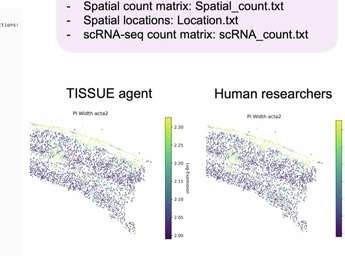
#> input picture paper_assets/panelC_highres_crop.jpg, 345 x 256 px, shrunk from 1000 x 742 before the run, found by its file name
$ python make_reproduction_comparison_figure.py
#> lines starting #> are read from the running program, lines starting #| are printed output that depends on the picture
import matplotlib.pyplot as plt
import matplotlib.image as mpimg
from PIL import Image

def main():
    # Load images:
    # 1. Nature Ext Data Fig 1C crop
    fig1c = mpimg.imread("paper_assets/panelC_highres_crop.jpg")
#> fig1c is the input picture: shape (256, 345, 3); mean R, G, B 236.2, 235.5, 237.5
    # 2. Galaxy Tutorial PI width
    gal_tut = mpimg.imread("local_reference/galaxy_smoke_pi_width.png")
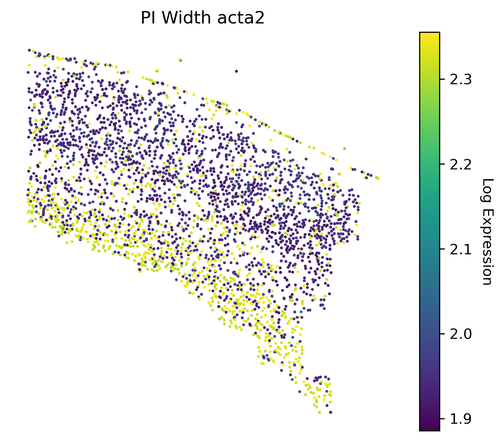
#> input picture local_reference/galaxy_smoke_pi_width.png, 504 x 441 px, shrunk from 1461 x 1278 before the run, found by its file name
#> gal_tut is the input picture: shape (441, 504, 4) float32; mean R, G, B, A 0.921, 0.924, 0.918, 1
    # 3. Galaxy Full Dataset 15 PI width
    gal_full = mpimg.imread("local_reference/full_dataset15_galaxy_pi_width.png")
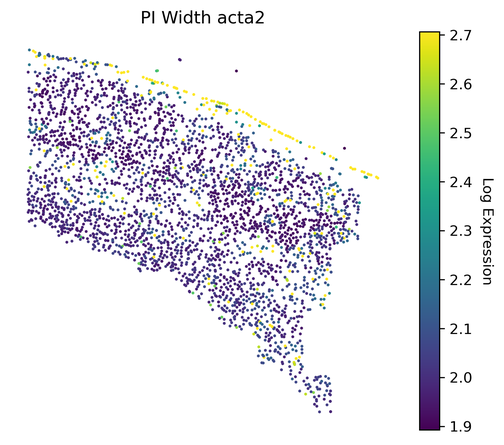
#> input picture local_reference/full_dataset15_galaxy_pi_width.png, 504 x 445 px, shrunk from 1461 x 1291 before the run, found by its file name
#> gal_full is the input picture: shape (445, 504, 4) float32; mean R, G, B, A 0.909, 0.911, 0.925, 1
    # 4. Galaxy Full Dataset 15 Pred vs Actual
    gal_pred = mpimg.imread("local_reference/full_dataset15_galaxy_prediction_vs_actual.png")
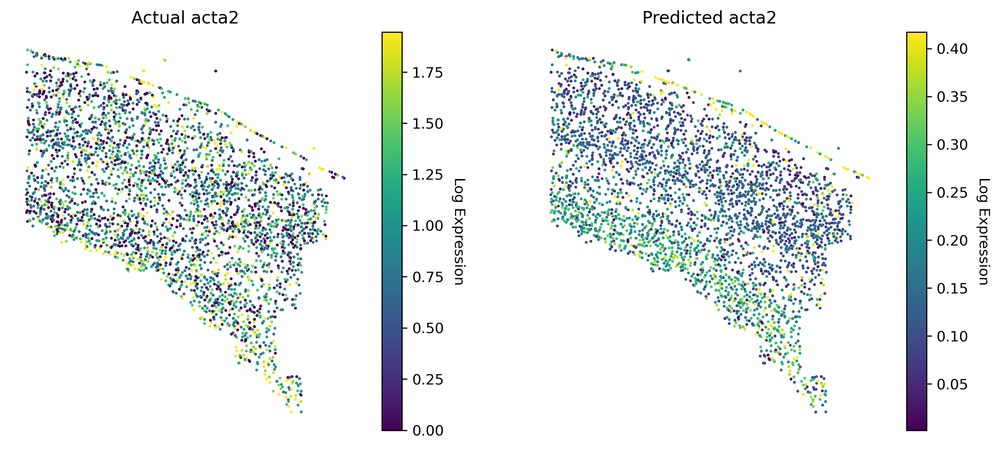
#> input picture local_reference/full_dataset15_galaxy_prediction_vs_actual.png, 1000 x 449 px, shrunk from 2901 x 1302 before the run, found by its file name
#> gal_pred is the input picture: shape (449, 1000, 4) float32; mean R, G, B, A 0.907, 0.929, 0.924, 1

    fig = plt.figure(figsize=(16, 12))

    # Grid: top row Nature published vs Galaxy reproduction (tutorial input)
    ax1 = plt.subplot(2, 2, 1)
    ax1.imshow(fig1c)
    ax1.set_title("A. Published Extended Data Figure 1C (Nature 2026)", fontsize=13, fontweight="bold")
    ax1.axis("off")

    ax2 = plt.subplot(2, 2, 2)
    ax2.imshow(gal_tut)
    ax2.set_title("B. Galaxy UDT Reproduction (Tutorial Dataset 15 Input)", fontsize=13, fontweight="bold")
    ax2.axis("off")

    ax3 = plt.subplot(2, 2, 3)
    ax3.imshow(gal_full)
    ax3.set_title("C. Galaxy UDT Reproduction (Full 30k-Gene Dataset 15 Input)", fontsize=13, fontweight="bold")
    ax3.axis("off")

    ax4 = plt.subplot(2, 2, 4)
    ax4.imshow(gal_pred)
    ax4.set_title("D. Galaxy UDT Actual vs Predicted Acta2 (Full Dataset 15)", fontsize=13, fontweight="bold")
    ax4.axis("off")

    plt.tight_layout()
    plt.savefig("report/reproduction_comparison_panel.png", dpi=300, bbox_inches="tight")
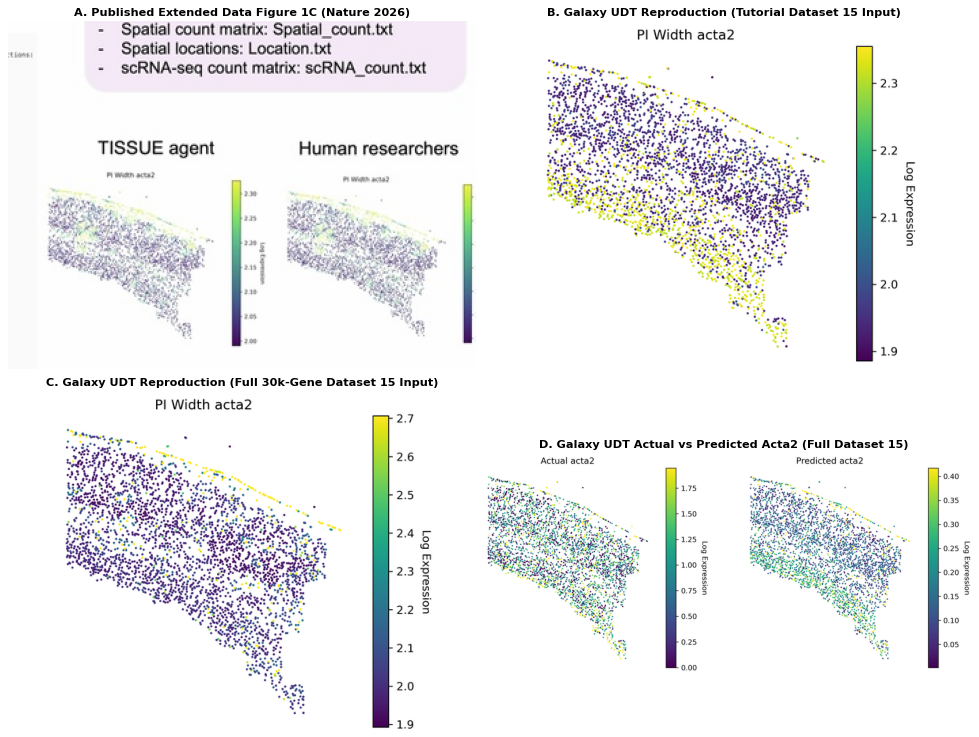
#> figure drawn by matplotlib, 4 panels
    print("Saved report/reproduction_comparison_panel.png")

if __name__ == "__main__":
    main()
